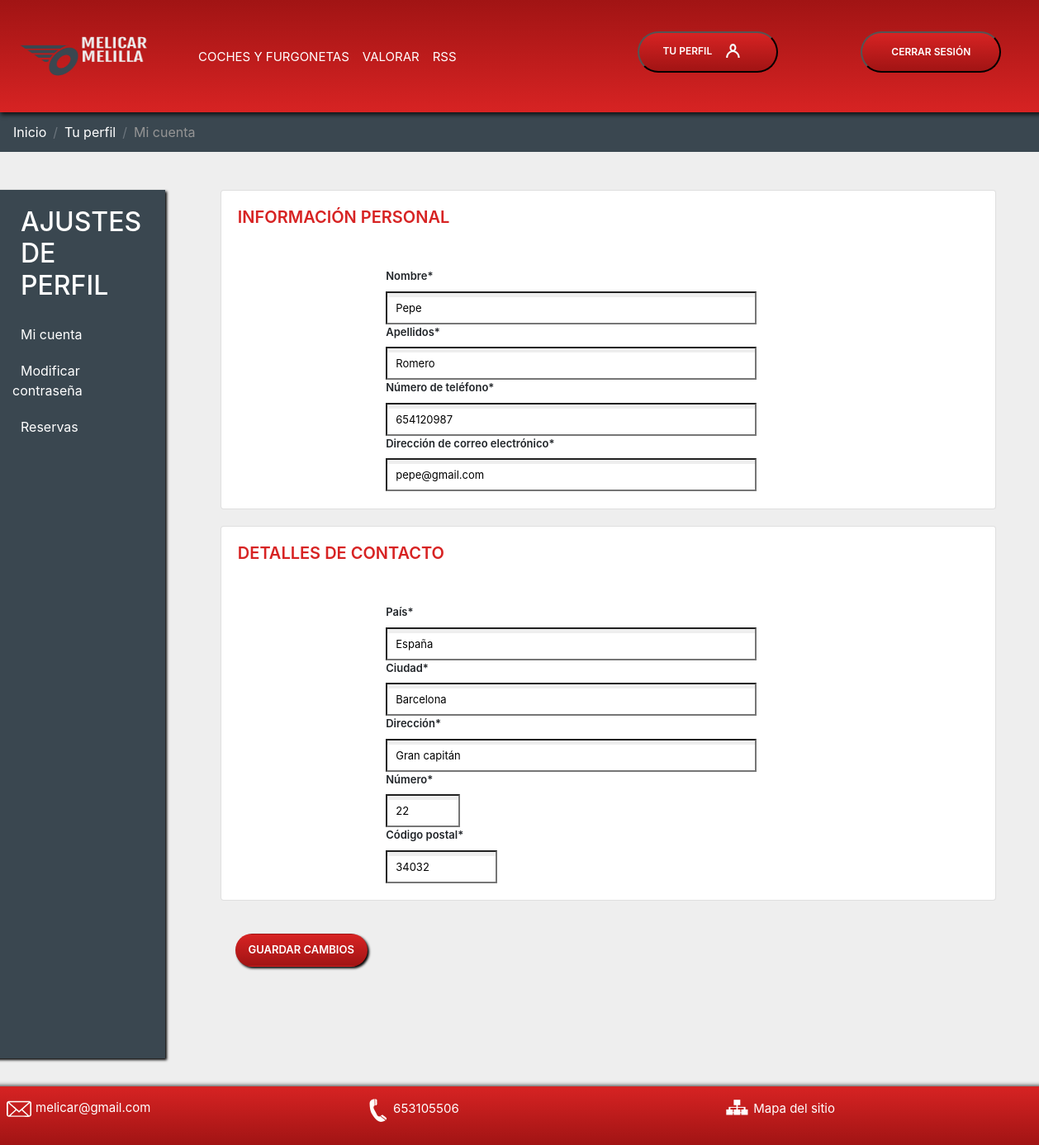
Page /php/templates/temp-updateinfo.php (signed in) on the committed database.
### tables this page shows
CREATE TABLE `clientes` (
  `id_cli` int(255) NOT NULL,
  `nombre_cli` varchar(20) NOT NULL,
  `apellido_cli` varchar(40) NOT NULL,
  `telefono_cli` varchar(20) NOT NULL,
  `correo_cli` varchar(50) NOT NULL,
  `usuario_cli` varchar(12) NOT NULL,
  `contrasena_cli` varchar(254) NOT NULL,
  `pais_cli` varchar(20) NOT NULL,
  `ciudad_cli` varchar(20) NOT NULL,
  `calle_cli` text NOT NULL,
  `numero_cli` varchar(10) NOT NULL,
  `codigo_postal_cli` varchar(12) NOT NULL
);

### php/templates/temp-updateinfo.php (the view, shortened to what this page needs)
<html>
    <head>
        <link rel="stylesheet" href="https://stackpath.bootstrapcdn.com/bootstrap/4.1.3/css/bootstrap.min.css">
        <link rel="stylesheet" type="text/css" href="../../css/styles.css">
    </head>
    <body>
        <?php include 'temp-header.php'; ?>
        <nav aria-label="breadcrumb">
            <ol class="breadcrumb">
                <li class="breadcrumb-item"><a href="temp-index.php">Inicio</a></li>
                <li class="breadcrumb-item"><a href="temp-perfil.php">Tu perfil</a></li>
                <li class="breadcrumb-item" aria-current="page">Mi cuenta</li>
            </ol>
        </nav>
        <?php
            $servername = "localhost";
            $username = "yasser";
            $password = "bentley97";
            $db_name = "melicar";
            $conn = new mysqli($servername, $username, $password, $db_name);
            $us = $_SESSION["l_usuario"];
            $consulta_login = "SELECT * FROM clientes WHERE usuario_cli = '$us'";
            $consulta_resultado = mysqli_query($conn, $consulta_login);
            $datos = mysqli_fetch_array($consulta_resultado);
        ?>
        <div class="row">
            <div class="config col-xs-12 col-md-2 col-xl-2">
                <div class="container-config">
                    <h2 class="title-config">AJUSTES DE PERFIL</h2>
                    <ul class="nav flex-column">
                        <li class="nav-config">
                            <a class="nav-config" href="temp-updateinfo.php">Mi cuenta</a>
                        </li>
                        <li class="nav-config">
                            <a class="nav-config" href="temp-updatepass.php">Modificar contraseña</a>
                        </li>
                        <li class="nav-config">
                            <a class="nav-config" href="temp-reservasreg.php">Reservas</a>
                        </li>
                    </ul>
                </div>
            </div>
            <div class="col-xs-12 col-md-10 col-xl-10">
                <div class="row">
                    <div class="col-xs-12 col-md-12 col-xl-12">
                        <div class="card" id="personal">
                            <h5 class="card-title" id="title-registration1">INFORMACIÓN PERSONAL</h5>
                            <div class="row">
                                <div class="col-xs-12 col-md-12 col-xl-12">
                                    <label for="regist_nombre" class="regist-control">Nombre*</label><br>
                                    <input type="text" id="regist_nombre" class="regist" value="<?php echo $datos['nombre_cli']; ?>" name="regist_nombre"><br>
                                </div>
                            </div>
                            <div class="row">
                                <div class="col-xs-12 col-md-12 col-xl-12">
                                    <label for="regist_apellidos" class="regist-control">Apellidos*</label><br>
                                    <input type="text" id="regist_apellidos" class="regist" value="<?php echo $datos['apellido_cli']; ?>" name="regist_apellidos">
                                </div>
                            </div>
                            <div class="row">
                                <div class="col-xs-12 col-md-12 col-xl-12">
                                    <label for="regist_telefono" class="regist-control">Número de teléfono*</label><br>
                                    <input type="text" id="regist_telefono" class="regist" value="<?php echo $datos['telefono_cli']; ?>" name="regist_telefono">
                                </div>
                            </div>
                            <div class="row">
                                <div class="col-xs-12 col-md-12 col-xl-12">
                                    <label for="regist_email" class="regist-control">Dirección de correo electrónico*</label><br>
                                    <input type="text" id="regist_email" class="regist" value="<?php echo $datos['correo_cli']; ?>" name="regist_email">
                                </div>
                            </div>
                            <div class="row">
                                <div class="col-xs-12 col-md-12 col-xl-12">
                                </div>
                            </div>
                        </div>
                    </div>
                </div>
                <div class="row">
                    <div class="col-xs-12 col-md-12 col-xl-12">
                        <div class="card" id="contacto">
                            <h5 class="card-title" id="title-registration2">DETALLES DE CONTACTO</h5>
                            <div class="row">
                                <div class="col-xs-12 col-md-12 col-xl-12">
                                    <label for="regist_pais" class="regist-control">País*</label><br>
                                    <input type="text" id="regist_pais" class="regist" value="<?php echo $datos['pais_cli']; ?>" name="regist_pais"><br>
                                </div>
                            </div>
                            <div class="row">
                                <div class="col-xs-12 col-md-12 col-xl-12">
                                    <label for="regist_ciudad" class="regist-control">Ciudad*</label><br>
                                    <input type="text" id="regist_ciudad" class="regist" value="<?php echo $datos['ciudad_cli']; ?>" name="regist_ciudad"><br>
                                </div>
                            </div>
                            <div class="row">
                                <div class="col-xs-12 col-md-12 col-xl-12">
                                    <label for="regist_calle" class="regist-control">Dirección*</label><br>
                                    <input type="text" id="regist_calle" class="regist" value="<?php echo $datos['calle_cli']; ?>" name="regist_calle"><br>
                                </div>
                            </div>
                            <div class="row">
                                <div class="col-xs-12 col-md-12 col-xl-12">
                                    <label for="regist_numero" class="regist-control">Número*</label><br>
                                    <input type="text" id="regist_numero" class="regist" value="<?php echo $datos['numero_cli']; ?>" name="regist_numero"><br>
                                </div>
                            </div>
                            <div class="row">
                                <div class="col-xs-12 col-md-12 col-xl-12">
                                    <label for="regist_postal" class="regist-control">Código postal*</label><br>
                                    <input type="text" id="regist_postal" class="regist" value="<?php echo $datos['codigo_postal_cli']; ?>" name="regist_postal"><br>
                                </div>
                            </div>
                        </div>
                    </div>
                </div>
                <div class="row">
                    <p class="col-xs-12 col-md-12 col-xl-12">
                        <button type="button" class="btn" id="btn-modif1">GUARDAR CAMBIOS</button>
                    </p>
                </div>
            </div>
        </div>
        <?php include 'temp-footer.php'; ?>
    </body>
</html>

### css/styles.css (style rules this page uses)
html { overflow-x: hidden; }
body { background-color: #EEEEEE; }
.btn { margin-left: 20px; width: 170px; border-radius: 30px; }
#personal { width: 90%; margin-top: 30px; margin-left: auto; margin-right: auto; padding: 20px; }
#contacto { width: 90%; margin-top: 20px; margin-bottom: 20px; margin-left: auto; margin-right: auto; padding: 20px; }
#title-registration1, #title-registration2 { color: #D72323; font-weight: 600; margin-bottom: 50px; }
.regist-control { font-size: 13px; font-weight: 600; margin-left: 20%; }
.regist { width: 50%; height: 40px; margin-left: 20%; box-shadow: inset 0px 5px #EEEEEE; padding: 10px; font-size: 13px; }
#regist_numero, #regist_puerta { width: 10%; }
#regist_postal { width: 15%; }
.config { background-color: #3A4750; box-shadow: 2px 2px 3px black; padding: 20px; margin-top: 30px; margin-left: auto; margin-right: auto; margin-bottom: 105px; }
.title-config { color: white; margin-left: 20px; }
.nav-config { color: white; margin-top: 20px; margin-left: 10px; }
#btn-modif1, #btn-modif2 { margin-bottom: 200px; margin-left: 70px; background-image: linear-gradient(#D72323, #A11414); color: white; font-size: 13px; width: 160px; height: 40px; text-align: center; font-weight: 600; box-shadow: 2px 2px 3px black; margin-top: 20px; }
.breadcrumb { background-color: #3A4750; border-radius: 0px; }
.breadcrumb a { color: white; }
.breadcrumb-item { color: #959595; }

### rows in the picture
clientes: regist_nombre "Pepe", regist_apellidos "Romero", regist_telefono "654120987", regist_email "pepe@gmail.com", regist_pais "España", regist_ciudad "Barcelona", regist_calle "Gran capitán", regist_numero "22", regist_postal "34032"
